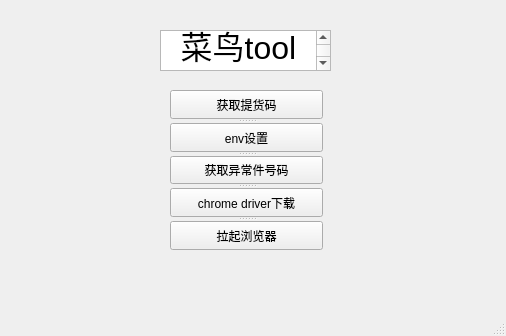
<?xml version="1.0" encoding="UTF-8"?>
<ui version="4.0">
 <class>MainWindow</class>
 <widget class="QMainWindow" name="MainWindow">
  <property name="geometry">
   <rect>
    <x>0</x>
    <y>0</y>
    <width>506</width>
    <height>336</height>
   </rect>
  </property>
  <property name="windowTitle">
   <string>菜鸟tool</string>
  </property>
  <widget class="QWidget" name="centralwidget">
   <widget class="QTextBrowser" name="textBrowser">
    <property name="geometry">
     <rect>
      <x>160</x>
      <y>30</y>
      <width>171</width>
      <height>41</height>
     </rect>
    </property>
    <property name="html">
     <string>&lt;!DOCTYPE HTML PUBLIC &quot;-//W3C//DTD HTML 4.0//EN&quot; &quot;http://www.w3.org/TR/REC-html40/strict.dtd&quot;&gt;
&lt;html&gt;&lt;head&gt;&lt;meta name=&quot;qrichtext&quot; content=&quot;1&quot; /&gt;&lt;style type=&quot;text/css&quot;&gt;
p, li { white-space: pre-wrap; }
&lt;/style&gt;&lt;/head&gt;&lt;body style=&quot; font-family:'.AppleSystemUIFont'; font-size:13pt; font-weight:400; font-style:normal;&quot;&gt;
&lt;p align=&quot;center&quot; style=&quot; margin-top:0px; margin-bottom:0px; margin-left:0px; margin-right:0px; -qt-block-indent:0; text-indent:0px;&quot;&gt;&lt;span style=&quot; font-size:24pt;&quot;&gt;菜鸟tool&lt;/span&gt;&lt;/p&gt;&lt;/body&gt;&lt;/html&gt;</string>
    </property>
   </widget>
   <widget class="QSplitter" name="splitter">
    <property name="geometry">
     <rect>
      <x>170</x>
      <y>90</y>
      <width>153</width>
      <height>160</height>
     </rect>
    </property>
    <property name="orientation">
     <enum>Qt::Vertical</enum>
    </property>
    <widget class="QSplitter" name="splitter_2">
     <property name="orientation">
      <enum>Qt::Vertical</enum>
     </property>
     <widget class="QPushButton" name="get_code">
      <property name="text">
       <string>获取提货码</string>
      </property>
     </widget>
     <widget class="QPushButton" name="env_setting">
      <property name="text">
       <string>env设置</string>
      </property>
     </widget>
     <widget class="QPushButton" name="get_phone_num">
      <property name="text">
       <string>获取异常件号码</string>
      </property>
     </widget>
     <widget class="QPushButton" name="driver_download">
      <property name="text">
       <string>chrome driver下载</string>
      </property>
     </widget>
     <widget class="QPushButton" name="launch_browser">
      <property name="text">
       <string>拉起浏览器</string>
      </property>
     </widget>
    </widget>
   </widget>
  </widget>
  <widget class="QStatusBar" name="statusbar"/>
 </widget>
 <resources/>
 <connections/>
</ui>
